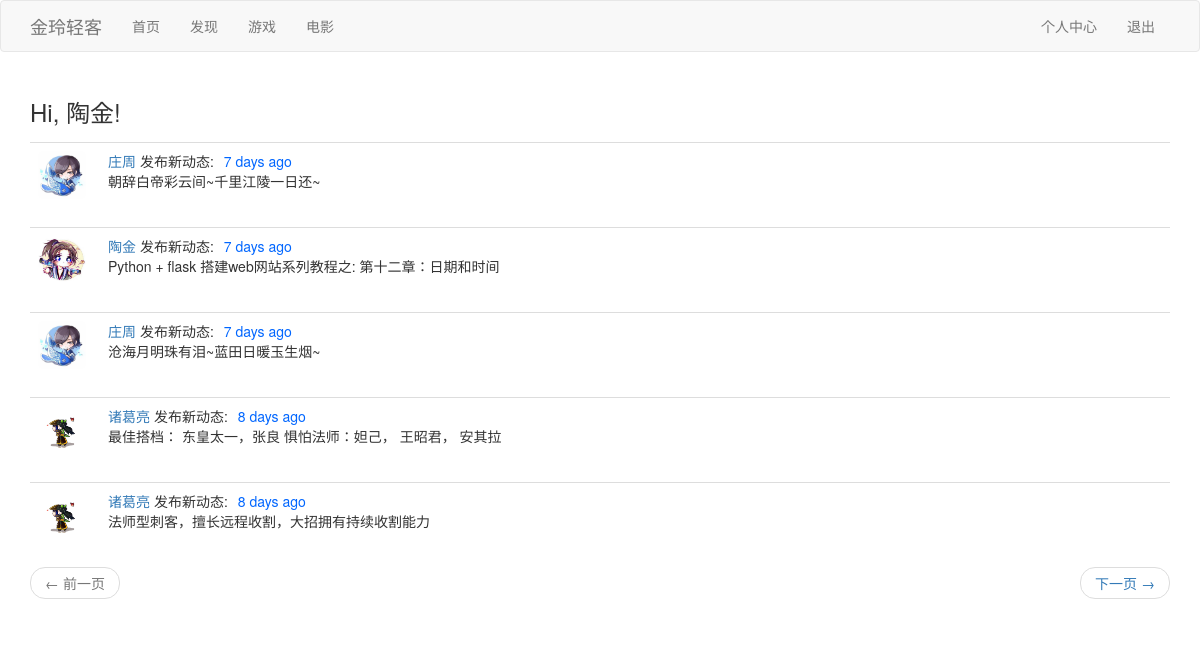
Page /explore (signed in) on the committed database.
### app/models.py (models this page shows, shortened)
class User(UserMixin, db.Model):
    id = db.Column(db.Integer, primary_key=True)
    username = db.Column(db.String(64), index=True, unique=True)
    avatar = db.Column(db.String(64), default=None)
    location = db.Column(db.String(64))
    email = db.Column(db.String(120), index=True, unique=True)
    password_hash = db.Column(db.String(128))
    posts = db.relationship('Post', backref='author', lazy='dynamic')
    about_me = db.Column(db.String(140))
    last_seen = db.Column(db.DateTime(timezone=True), default=datetime.datetime.utcnow)
    followed = db.relationship(
        'User', secondary=followers,
        primaryjoin=(followers.c.follower_id == id),
        secondaryjoin=(followers.c.followed_id == id),
        backref=db.backref('followers', lazy='dynamic'), lazy='dynamic')

class Post(db.Model):
    id = db.Column(db.Integer, primary_key=True)
    body = db.Column(db.String(140))
    timestamp = db.Column(db.DateTime(timezone=True), default=datetime.datetime.utcnow)
    user_id = db.Column(db.Integer, db.ForeignKey('user.id'))

### app/views.py (the view)
@app.route('/explore')
@login_required
def explore():
    page = request.args.get('page', 1, type=int)
    posts = Post.query.order_by(Post.timestamp.desc()).paginate(page, app.config['POSTS_PER_PAGE'], False)
    next_url = url_for('explore', page=posts.next_num) if posts.has_next else None
    prev_url = url_for('explore', page=posts.prev_num) if posts.has_prev else None
    return render_template("index.html", title='发现', posts=posts.items,
                           next_url=next_url, prev_url=prev_url)

### app/models.py (called while the page is built)
@login.user_loader
def load_user(id):
    return User.query.get(int(id))

### app/views.py (called while the page is built)
@app.before_request
def before_request():
    if current_user.is_authenticated:
        timeNow = str(datetime.now()).split(".")[0]
        timeFormat = datetime.strptime(timeNow, "%Y-%m-%d %H:%M:%S")
        current_user.last_seen = timeFormat
        db.session.commit()

### app/templates/index.html (shortened to what this page needs)
{% extends "base.html" %}
{% import 'bootstrap/wtf.html' as wtf %}
{% block app_content %}
    <h3 style="line-height: 40px;">Hi, {{ current_user.username }}!</h3>
    {% for post in posts %}
        {% include '_post.html' %}
    {% endfor %}
    <nav aria-label="...">
        <ul class="pager">
            <li class="previous{% if not prev_url %} disabled{% endif %}">
                <a href="{{ prev_url or '#' }}">
                    <span aria-hidden="true">&larr;</span> 前一页
                </a>
            </li>
            <li class="next{% if not next_url %} disabled{% endif %}">
                <a href="{{ next_url or '#' }}">
                    下一页 <span aria-hidden="true">&rarr;</span>
                </a>
            </li>
        </ul>
    </nav>
{% endblock %}

### app/templates/_post.html
<table class="table table-hover">
    <tr>
        <td width="70px">
            <a href="{{ url_for('user', username=post.author.username) }}">
                {% if post.author.avatar %}
                <img class="img-rounded profile-thumbnail" src="{{ post.author.avatar }}" height="48" width="48">
                {% else %}
                <img class="img-rounded profile-thumbnail" src="{{ url_for('static', filename='images/庄周.jpg') }}"
                     height="48" width="48">
                {% endif %}
            </a>
        </td>
        <td>
            <a href="{{ url_for('user', username=post.author.username) }}">
                {{ post.author.username }}
            </a>
            发布新动态:<p style="color: #0066ff; display: inline; padding-left: 10px">{{ moment(post.timestamp).fromNow() }}</p>
            <br>
            {{ post.body }}
        </td>
    </tr>
</table>

### rows in the picture
User: username "陶金"
Post: author.username "庄周", timestamp "7 days ago", body "朝辞白帝彩云间~千里江陵一日还~"
Post: author.avatar (picture), author.username "陶金", timestamp "7 days ago", body "Python + flask 搭建web网站系列教程之: 第十二章：日期和时间"
Post: author.username "庄周", timestamp "7 days ago", body "沧海月明珠有泪~蓝田日暖玉生烟~"
Post: author.avatar (picture), author.username "诸葛亮", timestamp "8 days ago", body "最佳搭档： 东皇太一，张良 惧怕法师：妲己， 王昭君， 安其拉"
Post: author.avatar (picture), author.username "诸葛亮", timestamp "8 days ago", body "法师型刺客，擅长远程收割，大招拥有持续收割能力"
